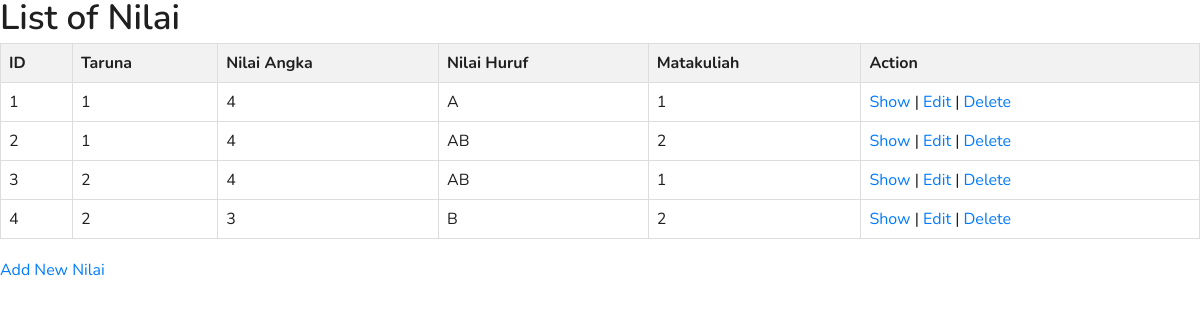
Screenshot of /index.php/nilai with the database file from the repository.
### tables this page shows
CREATE TABLE Nilai(
    ID INT AUTO_INCREMENT,
    Taruna INT,
    Nilai_Angka INT,
    Nilai_Huruf VARCHAR(255),
    Matakuliah INT,
    PRIMARY KEY(ID),
    FOREIGN KEY (Taruna) REFERENCES Taruna(ID),
    FOREIGN KEY (Matakuliah) REFERENCES Matakuliah(ID)
);

### application/controllers/Nilai.php (called while the page is built, shortened)
<?php
class Nilai extends CI_Controller {
    public function __construct() {
        $this->load->model('NilaiModel');
        $this->load->model('TarunaModel');
        $this->load->model('MatakuliahModel');
        $this->load->library('form_validation');
    }
    public function index() {
        $data['nilai'] = $this->NilaiModel->get_all_nilai();
        $this->load->view('nilai/index', $data);
    }
}

### index.php (called while the page is built, shortened)
<?php
require_once BASEPATH.'core/CodeIgniter.php';

### application/models/NilaiModel.php (called while the page is built, shortened)
<?php
class NilaiModel extends CI_Model {
    public function get_all_nilai() {
        $query = $this->db->get('Nilai');
        return $query->result();
    }
}

### application/views/nilai/index.php (the view, shortened to what this page needs)
<h2>List of Nilai</h2>
<table>
    <thead>
        <tr>
            <th>ID</th>
            <th>Taruna</th>
            <th>Nilai Angka</th>
            <th>Nilai Huruf</th>
            <th>Matakuliah</th>
            <th>Action</th>
        </tr>
    </thead>
    <tbody>
        <?php foreach ($nilai as $n): ?>
        <tr>
            <td><?php echo $n->ID; ?></td>
            <td><?php echo $n->Taruna; ?></td>
            <td><?php echo $n->Nilai_Angka; ?></td>
            <td><?php echo $n->Nilai_Huruf; ?></td>
            <td><?php echo $n->Matakuliah; ?></td>
            <td>
                <a href="<?php echo base_url('nilai/show/'.$n->ID); ?>">Show</a> |
                <a href="<?php echo base_url('nilai/edit/'.$n->ID); ?>">Edit</a> |
                <a href="<?php echo base_url('nilai/delete/'.$n->ID); ?>">Delete</a>
            </td>
        </tr>
        <?php endforeach; ?>
    </tbody>
</table>
<a href="<?php echo base_url('nilai/create'); ?>">Add New Nilai</a>

### application/views/header.php (style rules this page uses)
table { width: 100%; border-collapse: collapse; margin-bottom: 20px; }
table, th, td { border: 1px solid #ddd; }
th, td { text-align: left; padding: 8px; }
th { background-color: #f2f2f2; }

### rows the page displays
nilai: ID "1", Taruna "1", Nilai_Angka "4", Nilai_Huruf "A", Matakuliah "1"
nilai: ID "2", Taruna "1", Nilai_Angka "4", Nilai_Huruf "AB", Matakuliah "2"
nilai: ID "3", Taruna "2", Nilai_Angka "4", Nilai_Huruf "AB", Matakuliah "1"
nilai: ID "4", Taruna "2", Nilai_Angka "3", Nilai_Huruf "B", Matakuliah "2"
